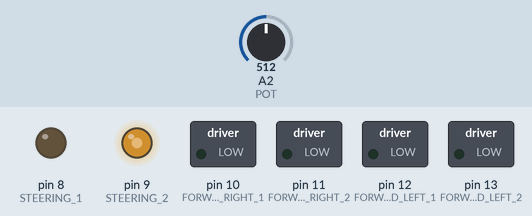
Simulated run of this sketch. Board: Arduino Uno, built with avr-gcc and run on an emulated ATmega328P. Parts: switched loads named in the sketch (green lamp = pin HIGH), output pins drawn as LEDs (lit = HIGH). The inputs (shaded band) are chosen by the test bench; at power-on: A2 (POT) = 512.

Above: at 1.2 s.
1.3 s: A2 (POT) set to 533
2.8 s: A2 (POT) set to 551
At 4.0 s:
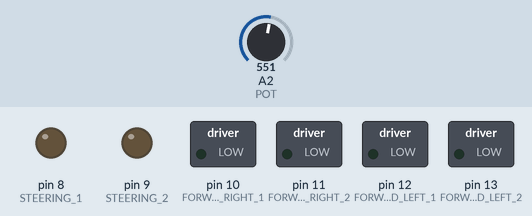
4.3 s: A2 (POT) set to 716
At 5.4 s:
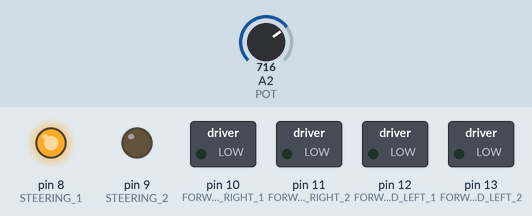
8.8 s: A2 (POT) set to 511
At 10.0 s:
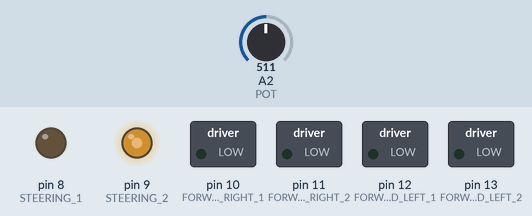
Timing chart, 0 to 11.3 s (numbered marks = the images above; inputs shaded):
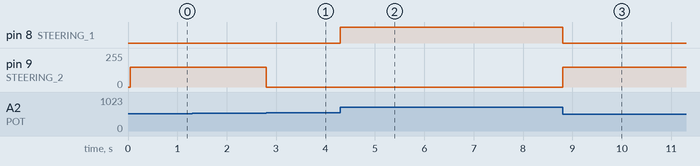

Measured:
- the behaviour switches between 550 and 551 on A2 (POT) (found by bisection; images 0 and 1)
- after the input at 1.3 s, every drawn part: stays the same
- after the input at 2.8 s, pin 9 (STEERING_2): 150/255 → 0/255 at once
- after the input at 4.3 s, pin 8 (STEERING_1): LOW → HIGH at once
- after the input at 8.8 s, pin 8 (STEERING_1): HIGH → LOW at once; pin 9 (STEERING_2): 0/255 → 150/255 at once

The sketch:

driving.ino
```cpp
// 최대 입력 문자 수
const unsigned int MAX_INPUT = 15;

// 핀 번호 변수
const int STEERING_1 = 8;
const int STEERING_2 = 9;
const int FORWARD_RIGHT_1 = 10;
const int FORWARD_RIGHT_2 = 11;
const int FORWARD_LEFT_1 = 12;
const int FORWARD_LEFT_2 =13;
const int POT = A2;

// 조향 속도 상수
const int STEERING_SPEED = 150;

// 가변저항 값 범위
const int resistance_most_left = 640; //가변저항값 수정 필
const int resistance_most_right = 470;

// 조향 최대 단계 수 (한 쪽 기준)
const int MAX_STEERING_STEP = 10;

// 제어 상태 변수
int angle = 0, resistance = 0, mapped_resistance = 0;
int left_speed = 0, right_speed = 0;

// 명령 주기 제한 변수
unsigned long lastCommandTime = 0; // 마지막 명령 처리 시간
const unsigned int COMMAND_INTERVAL = 50; // 명령 처리 간 최소 대기 시간(ms)

// 함수 선언
void steerRight();
void steerLeft();
void maintainSteering();
void setLeftMotorSpeed(int speed);
void setRightMotorSpeed(int speed);
void processIncomingByte(const byte inByte);
void processData(const char *data);

void setup() {
    Serial.begin(9600);

    // 핀 모드 설정
    pinMode(POT, INPUT);
    pinMode(STEERING_1, OUTPUT);
    pinMode(STEERING_2, OUTPUT);
    pinMode(FORWARD_RIGHT_1, OUTPUT);
    pinMode(FORWARD_RIGHT_2, OUTPUT);
    pinMode(FORWARD_LEFT_1, OUTPUT);
    pinMode(FORWARD_LEFT_2, OUTPUT);
}

void loop() {
    // 현재 시간 가져오기
    unsigned long currentTime = millis();

    // 직렬 데이터 처리
    while (Serial.available() > 0) {
        char incoming = Serial.read();
        Serial.print(incoming);  // 디버깅용 출력
        processIncomingByte(incoming);
    }

    // 일정 시간 간격으로만 제어 명령 실행
    if (currentTime - lastCommandTime >= COMMAND_INTERVAL) {
        // 포텐셔미터 값을 읽어 조향 계산
        resistance = analogRead(POT);
        mapped_resistance = map(resistance, resistance_most_left, resistance_most_right, -MAX_STEERING_STEP, MAX_STEERING_STEP + 1);

        // 조향 상태에 따라 동작 제어
        if (mapped_resistance == angle) {
            maintainSteering();
        } else if (mapped_resistance > angle) {
            steerLeft();
        } else {
            steerRight();
        }

        // 모터 속도 설정
        setLeftMotorSpeed(left_speed);
        setRightMotorSpeed(right_speed);

        // 마지막 명령 시간 갱신
        lastCommandTime = currentTime;
    }
}

// 조향 제어 함수
void steerRight() {
    analogWrite(STEERING_1, STEERING_SPEED);
    analogWrite(STEERING_2, LOW);
}

void steerLeft() {
    analogWrite(STEERING_1, LOW);
    analogWrite(STEERING_2, STEERING_SPEED);
}

void maintainSteering() {
    analogWrite(STEERING_1, LOW);
    analogWrite(STEERING_2, LOW);
}

// 모터 속도 설정 함수
void setLeftMotorSpeed(int speed) {
    if (speed > 0) {
        analogWrite(FORWARD_LEFT_1, speed);
        analogWrite(FORWARD_LEFT_2, LOW);
    } else {
        analogWrite(FORWARD_LEFT_1, LOW);
        analogWrite(FORWARD_LEFT_2, (-1) * speed);
    }
}

void setRightMotorSpeed(int speed) {
    if (speed > 0) {
        analogWrite(FORWARD_RIGHT_1, speed);
        analogWrite(FORWARD_RIGHT_2, LOW);
    } else {
        analogWrite(FORWARD_RIGHT_1, LOW);
        analogWrite(FORWARD_RIGHT_2, (-1) * speed);
    }
}

// 직렬 데이터 처리
void processIncomingByte(const byte inByte) {
    static char input_line[MAX_INPUT];
    static unsigned int input_pos = 0;

    switch (inByte) {
        case '\n':
            input_line[input_pos] = 0; // 종료 문자 추가
            processData(input_line);  // 데이터 처리
            input_pos = 0; // 버퍼 초기화
            break;

        case '\r':
            break; // 캐리지 리턴 무시

        default:
            if (input_pos < (MAX_INPUT - 1)) {
                input_line[input_pos++] = inByte;
            }
            break;
    }
}

// 데이터 패킷 처리
void processData(const char *data) {
    int sIndex = -1, lIndex = -1, rIndex = -1;

    // 명령 파싱
    for (int i = 0; data[i] != '\0'; i++) {
        if (data[i] == 's') sIndex = i;
        else if (data[i] == 'l') lIndex = i;
        else if (data[i] == 'r') rIndex = i;
    }

    if (sIndex != -1 && lIndex != -1 && rIndex != -1) {
        int newAngle = atoi(data + sIndex + 1);
        int newLeftSpeed = atoi(data + lIndex + 1);
        int newRightSpeed = atoi(data + rIndex + 1);

        // 명령 값 업데이트 (중복 명령 무시)
        if (newAngle != angle || newLeftSpeed != left_speed || newRightSpeed != right_speed) {
            angle = newAngle;
            left_speed = newLeftSpeed;
            right_speed = newRightSpeed;

            // 조향 값 제한
            if (angle > MAX_STEERING_STEP) angle = MAX_STEERING_STEP;
            else if (angle < -MAX_STEERING_STEP) angle = -MAX_STEERING_STEP;
        }
    }
}
```
